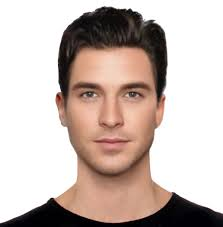
#> input picture ML-12/face.jpg, 223 x 227 px
$ python ex5.py   (Python 2 division)
#> lines starting #> are read from the running program, lines starting #| are printed output that depends on the picture; after the words box and inside, x2 and y2 are one past the last pixel; in counts of white or black regions, pixels touching at a corner belong together
"""
Write a program to do face detection and eyes detection using
haarclassifiers.

"""

import cv2 as cv
import numpy as np

face_cascade=cv.CascadeClassifier('haarcascade_face.xml')
eye_cascade=cv.CascadeClassifier('haarcascade_eye.xml')

img=cv.imread('face.jpg')
#> img is the input picture: shape (227, 223, 3); mean B, G, R 179, 185.6, 200.6
gray=cv.cvtColor(img,cv.COLOR_BGR2GRAY)
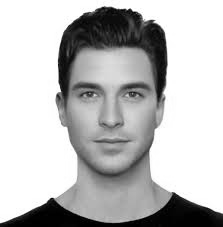
#> gray: shape (227, 223); min 0, max 255, mean 189.3
print face_cascade

#problem in detection
faces = face_cascade.detectMultiScale(gray, 1.3,5)
#> faces = [[52, 48, 119, 119]]

print img.shape, gray.shape, faces
#| (227, 223, 3) (227, 223) [[ 52  48 119 119]]
for (x,y,w,h) in faces:
    cv.rectangle(img,(x,y),(x+w,y+h),(0,0,255),2)
    roi_gray = gray[y:y+h, x:x+w]
    roi_color = img[y:y+h, x:x+w]
    eyes = eye_cascade.detectMultiScale(roi_gray)
    for (ex,ey,ew,eh) in eyes:
        cv.rectangle(roi_color,(ex,ey),(ex+ew,ey+eh),(0,255,0),2)
#> this loop made 1 pass
#> (x, y, w, h, eyes) on pass 1: (52, 48, 119, 119, [[20, 31, 29, 29], [65, 32, 28, 28]])
#> pass 1, `roi_gray = gray[y:y+h, x:x+w]`:
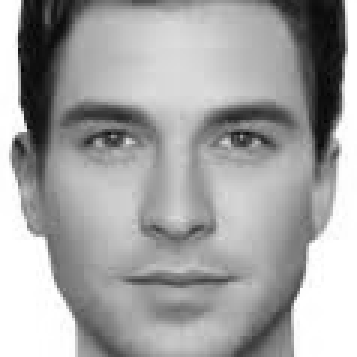
#> roi_gray: shape (119, 119) (shown 3 times larger); min 3, max 255, mean 164.5
#> pass 1, `roi_color = img[y:y+h, x:x+w]`:
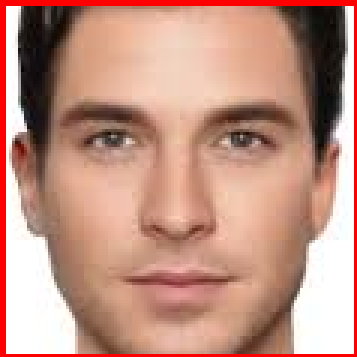
#> roi_color: shape (119, 119, 3) (shown 3 times larger); mean B, G, R 130.6, 146.2, 194
#> after the loop:
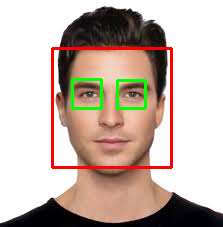
#> img: shape (227, 223, 3); 4.15% of pixels changed, all inside (x1, y1, x2, y2) = (51, 47, 173, 169)
#> after the loop:
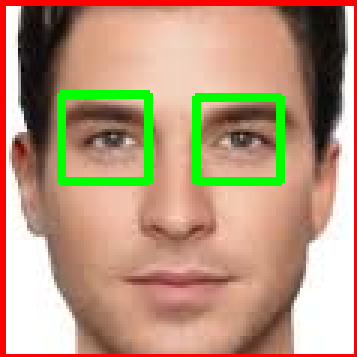
#> roi_color: shape (119, 119, 3) (shown 3 times larger); 4.77% of pixels changed, all inside (x1, y1, x2, y2) = (19, 30, 95, 62)

cv.imshow('dt',img)
cv.waitKey(0)
